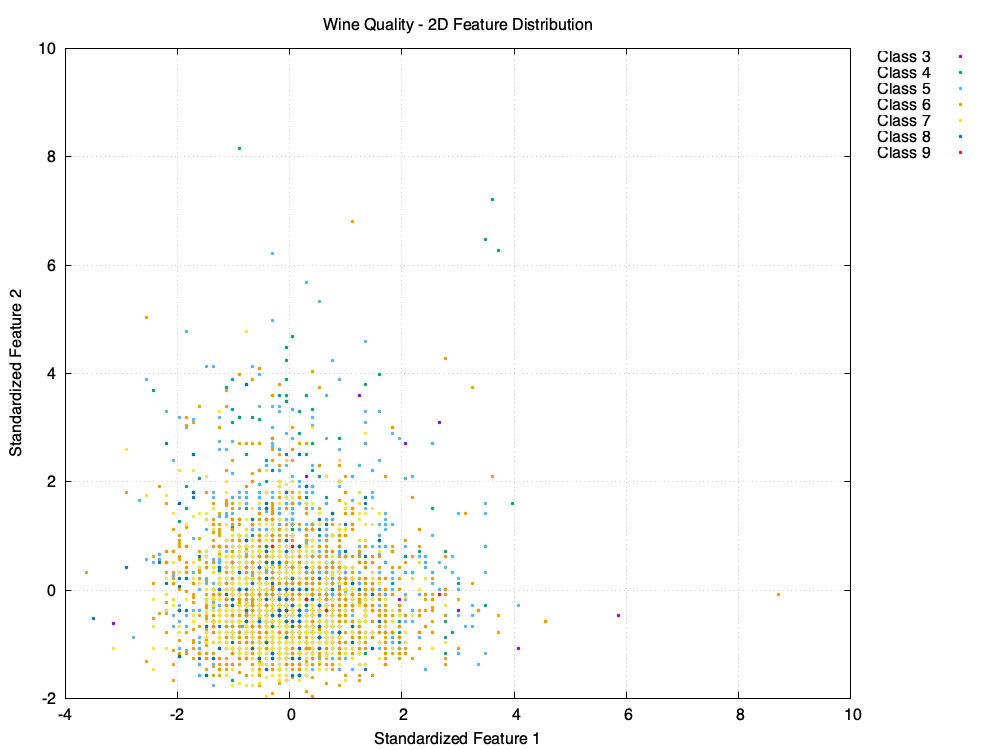

This chart was generated by the following gnuplot code:
set terminal pngcairo size 1000,750
set output 'Question3_Wine_2D.png'
set title 'Wine Quality - 2D Feature Distribution'
set xlabel 'Standardized Feature 1'
set ylabel 'Standardized Feature 2'
set grid
set key outside right
set datafile separator ','
set datafile columnheaders
plot 'wine_visualization.csv' using 1:($12==3?$2:1/0) with points pointtype 7 pointsize 0.4 title 'Class 3', \
'wine_visualization.csv' using 1:($12==4?$2:1/0) with points pointtype 7 pointsize 0.4 title 'Class 4', \
'wine_visualization.csv' using 1:($12==5?$2:1/0) with points pointtype 7 pointsize 0.4 title 'Class 5', \
'wine_visualization.csv' using 1:($12==6?$2:1/0) with points pointtype 7 pointsize 0.4 title 'Class 6', \
'wine_visualization.csv' using 1:($12==7?$2:1/0) with points pointtype 7 pointsize 0.4 title 'Class 7', \
'wine_visualization.csv' using 1:($12==8?$2:1/0) with points pointtype 7 pointsize 0.4 title 'Class 8', \
'wine_visualization.csv' using 1:($12==9?$2:1/0) with points pointtype 7 pointsize 0.4 title 'Class 9'
